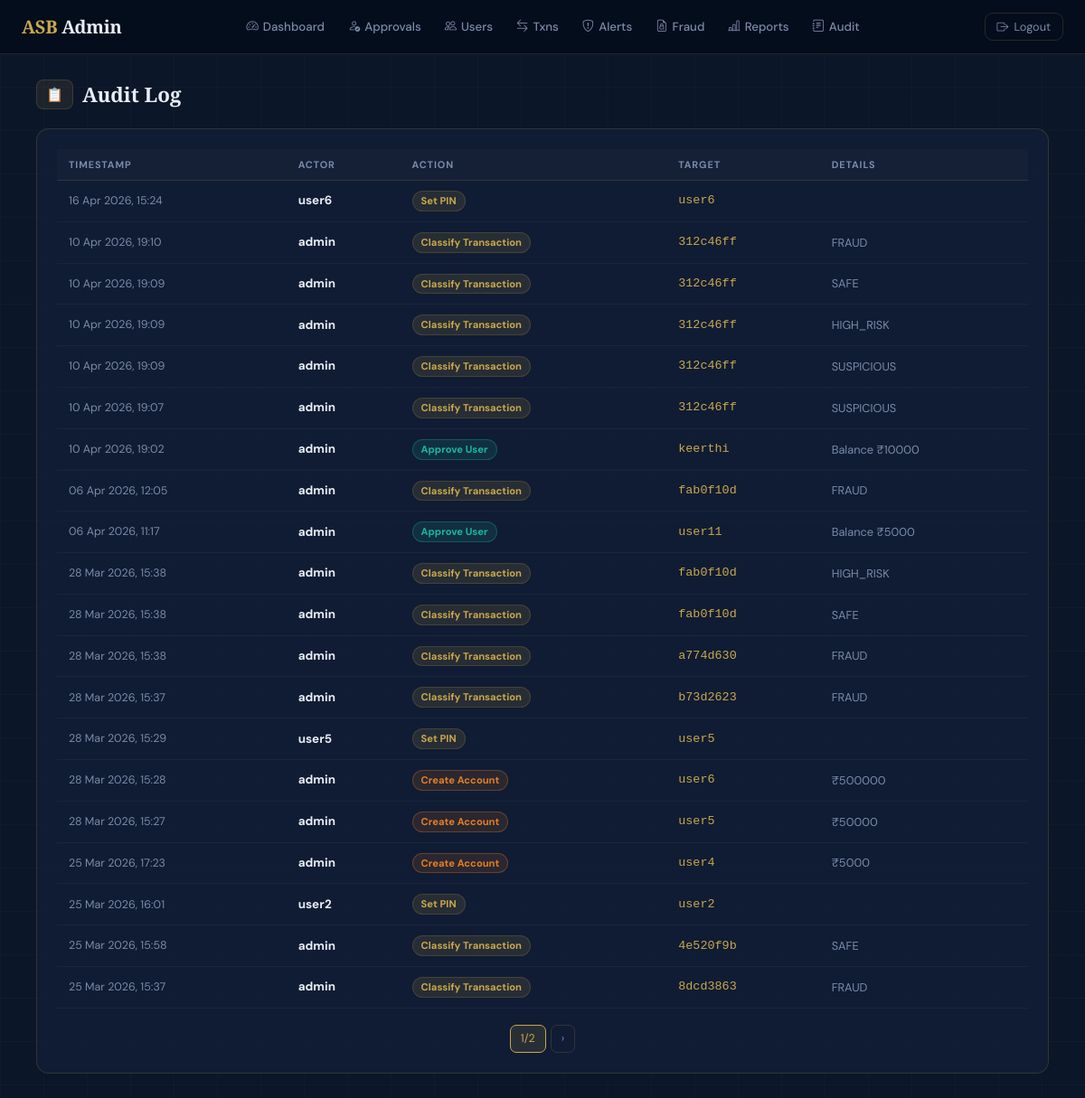
/control/audit-log/ (signed in), run on the app's committed database.
### accounts/models.py (models this page shows, shortened)
class AuditLog(models.Model):
    actor     = models.ForeignKey(User, on_delete=models.SET_NULL, null=True, related_name='audit_actions')
    action    = models.CharField(max_length=255)
    target    = models.CharField(max_length=255, blank=True)
    details   = models.TextField(blank=True)
    timestamp = models.DateTimeField(auto_now_add=True)
    class Meta:
        ordering = ['-timestamp']

### accounts/views.py (the view)
# urls.py: path('control/audit-log/',                     views.audit_log_view, name='audit_log'),
@login_required
@user_passes_test(is_admin)
def audit_log_view(request):
    qs   = AuditLog.objects.all()
    page = Paginator(qs, 20).get_page(request.GET.get('page'))
    return render(request, 'admin/audit_log.html', {'logs': page})

### accounts/views.py (called while the page is built)
def is_admin(u): return u.is_staff

### templates/admin/audit_log.html
{% extends "base.html" %}{% block content %}
<div class="page-title"><span class="pill">📋</span> Audit Log</div>
<div class="asb-card fu">
  <table class="asb-table">
    <thead><tr><th>Timestamp</th><th>Actor</th><th>Action</th><th>Target</th><th>Details</th></tr></thead>
    <tbody>
    {% for log in logs %}
    <tr>
      <td style="font-size:.78rem;color:var(--muted);white-space:nowrap;">{{ log.timestamp|date:"d M Y, H:i" }}</td>
      <td style="font-weight:700;font-size:.84rem;">{{ log.actor }}</td>
      <td>
        <span class="bdg {% if 'Block' in log.action %}bdg-danger{% elif 'Unblock' in log.action or 'Approve' in log.action %}bdg-ok{% elif 'Reject' in log.action %}bdg-warn{% elif 'Create' in log.action %}bdg-med{% else %}bdg-pending{% endif %}">
          {{ log.action }}
        </span>
      </td>
      <td style="font-size:.84rem;font-family:monospace;color:var(--gold);">{{ log.target }}</td>
      <td style="font-size:.8rem;color:var(--muted);">{{ log.details|truncatechars:80 }}</td>
    </tr>
    {% empty %}
    <tr><td colspan="5" style="text-align:center;color:var(--muted);padding:30px;">No audit records yet.</td></tr>
    {% endfor %}
    </tbody>
  </table>
  <div class="pag">{% with logs as p %}{% if p.has_previous %}<a href="?page={{ p.previous_page_number }}">‹</a>{% endif %}<span class="current">{{ p.number }}/{{ p.paginator.num_pages }}</span>{% if p.has_next %}<a href="?page={{ p.next_page_number }}">›</a>{% endif %}{% endwith %}</div>
</div>
{% endblock %}

### templates/base.html (shortened to what this page needs)
{% load static %}<!DOCTYPE html>
<html lang="en">
<head>
<link href="https://cdn.jsdelivr.net/npm/bootstrap@5.3.2/dist/css/bootstrap.min.css" rel="stylesheet">
<link href="https://cdn.jsdelivr.net/npm/bootstrap-icons@1.11.3/font/bootstrap-icons.min.css" rel="stylesheet">
</head>
<body>
{% if user.is_authenticated %}
  {% if user.is_staff %}{% include "admin/navbar.html" %}{% else %}{% include "user/navbar.html" %}{% endif %}
{% endif %}
<div class="page-wrap">
{% block content %}{% endblock %}
</div>
</body></html>

### templates/admin/navbar.html
<nav class="asb-nav">
  <a href="{% url 'admin_dashboard' %}" class="brand">ASB <span>Admin</span></a>
  <div class="nav-links d-flex gap-1" style="font-size:.8rem;">
    <a href="{% url 'admin_dashboard' %}"><i class="bi bi-speedometer2"></i> Dashboard</a>
    <a href="{% url 'pending_users' %}"><i class="bi bi-person-check"></i> Approvals</a>
    <a href="{% url 'manage_users' %}"><i class="bi bi-people"></i> Users</a>
    <a href="{% url 'all_transactions' %}"><i class="bi bi-arrow-left-right"></i> Txns</a>
    <a href="{% url 'fraud_alerts' %}"><i class="bi bi-shield-exclamation"></i> Alerts</a>
    <a href="{% url 'fraud_history' %}"><i class="bi bi-file-earmark-lock"></i> Fraud</a>
    <a href="{% url 'reports' %}"><i class="bi bi-bar-chart-line"></i> Reports</a>
    <a href="{% url 'audit_log' %}"><i class="bi bi-journal-text"></i> Audit</a>
  </div>
  <a href="{% url 'logout' %}" class="btn-outline" style="padding:5px 13px;font-size:.8rem;"><i class="bi bi-box-arrow-right"></i> Logout</a>
</nav>

### templates/base.html (style rules this page uses)
:root { --navy:#0B1629;--navy2:#111E35;--navy3:#172540; --gold:#C9A84C;--gold2:#E8C46A; --teal:#19B8A0;--red:#E05252;--orange:#E67E22; --text:#E8EDF5;--muted:#7A8BAA; --border:rgba(201,168,76,.18); --card:rgba(17,30,53,.96); --radius:14px;--shadow:0 8px 32px rgba(0,0,0,.35); }
* { box-sizing:border-box; }
body { background:var(--navy); color:var(--text); font-family:'DM Sans',sans-serif; font-size:15px; min-height:100vh; }
body::before { content:'';position:fixed;inset:0; background-image: linear-gradient(rgba(201,168,76,.03) 1px,transparent 1px), linear-gradient(90deg,rgba(201,168,76,.03) 1px,transparent 1px); background-size:48px 48px; pointer-events:none;z-index:0; }
h1,h2,h3,h4,h5,.brand,.page-title,.balance-num { font-family:'Playfair Display',serif; }
.asb-nav { background:rgba(5,14,28,.97); border-bottom:1px solid var(--border); padding:0 1.5rem;height:60px; display:flex;align-items:center;justify-content:space-between; position:sticky;top:0;z-index:1000; backdrop-filter:blur(12px); }
.asb-nav .brand { color:var(--gold);font-weight:700;font-size:1.25rem; text-decoration:none;letter-spacing:-.3px; font-family:'Playfair Display',serif; }
.asb-nav .brand span { color:var(--text); }
.nav-links a { color:var(--muted);text-decoration:none;font-size:.83rem; padding:5px 11px;border-radius:7px;transition:.18s; display:inline-flex;align-items:center;gap:5px; font-family:'DM Sans',sans-serif;font-weight:500; }
.page-wrap { max-width:1160px;margin:0 auto;padding:28px 20px;position:relative;z-index:1; }
.asb-card { background:var(--card); border:1px solid var(--border); border-radius:var(--radius); padding:22px; transition:.2s; }
.btn-outline { background:transparent;border:1px solid var(--border); color:var(--muted);padding:9px 18px;border-radius:9px; font-size:.875rem;cursor:pointer;transition:.2s; text-decoration:none;display:inline-flex;align-items:center;gap:6px; font-family:'DM Sans',sans-serif; }
.bdg { padding:2px 9px;border-radius:20px;font-size:.7rem;font-weight:700;display:inline-block; }
.bdg-med { background:rgba(230,126,34,.12);color:var(--orange);border:1px solid rgba(230,126,34,.3); }
.bdg-ok { background:rgba(25,184,160,.12);color:var(--teal); border:1px solid rgba(25,184,160,.3); }
.bdg-pending { background:rgba(201,168,76,.12);color:var(--gold); border:1px solid var(--border); }
.asb-table { width:100%;border-collapse:collapse; }
.asb-table th { font-size:.68rem;font-weight:700;text-transform:uppercase; letter-spacing:.08em;color:var(--muted); padding:9px 13px;border-bottom:1px solid var(--border); background:rgba(255,255,255,.02);font-family:'DM Sans',sans-serif; }
.asb-table td { padding:11px 13px;font-size:.875rem;border-bottom:1px solid rgba(255,255,255,.04);vertical-align:middle; }
.page-title { font-size:1.4rem;font-weight:700;color:var(--text); margin-bottom:20px;display:flex;align-items:center;gap:10px; font-family:'Playfair Display',serif; }
.pill { background:rgba(201,168,76,.1);border:1px solid var(--border); border-radius:8px;padding:4px 10px;font-size:.95rem; }
.pag { display:flex;gap:5px;justify-content:center;margin-top:18px; }
.pag a,.pag span { padding:5px 11px;border-radius:7px;font-size:.78rem;border:1px solid var(--border);color:var(--muted);text-decoration:none;transition:.15s; }
.pag span.current { background:rgba(201,168,76,.12);color:var(--gold);border-color:var(--gold); }
.fu { animation:fadeUp .35s ease both; }

### data on the page
AuditLog: timestamp "16 Apr 2026, 15:24", actor "user6", action "Set PIN", target "user6"
AuditLog: timestamp "10 Apr 2026, 19:10", actor "admin", action "Classify Transaction", target "312c46ff", details "FRAUD"
AuditLog: timestamp "10 Apr 2026, 19:09", actor "admin", action "Classify Transaction", target "312c46ff", details "SAFE"
AuditLog: timestamp "10 Apr 2026, 19:09", actor "admin", action "Classify Transaction", target "312c46ff", details "HIGH_RISK"
AuditLog: timestamp "10 Apr 2026, 19:09", actor "admin", action "Classify Transaction", target "312c46ff", details "SUSPICIOUS"
AuditLog: timestamp "10 Apr 2026, 19:07", actor "admin", action "Classify Transaction", target "312c46ff", details "SUSPICIOUS"
AuditLog: timestamp "10 Apr 2026, 19:02", actor "admin", action "Approve User", target "keerthi", details "Balance ₹10000"
AuditLog: timestamp "06 Apr 2026, 12:05", actor "admin", action "Classify Transaction", target "fab0f10d", details "FRAUD"
AuditLog: timestamp "06 Apr 2026, 11:17", actor "admin", action "Approve User", target "user11", details "Balance ₹5000"
AuditLog: timestamp "28 Mar 2026, 15:38", actor "admin", action "Classify Transaction", target "fab0f10d", details "HIGH_RISK"
AuditLog: timestamp "28 Mar 2026, 15:38", actor "admin", action "Classify Transaction", target "fab0f10d", details "SAFE"
AuditLog: timestamp "28 Mar 2026, 15:38", actor "admin", action "Classify Transaction", target "a774d630", details "FRAUD"
AuditLog: timestamp "28 Mar 2026, 15:37", actor "admin", action "Classify Transaction", target "b73d2623", details "FRAUD"
AuditLog: timestamp "28 Mar 2026, 15:29", actor "user5", action "Set PIN", target "user5"
AuditLog: timestamp "28 Mar 2026, 15:28", actor "admin", action "Create Account", target "user6", details "₹500000"
AuditLog: timestamp "28 Mar 2026, 15:27", actor "admin", action "Create Account", target "user5", details "₹50000"
AuditLog: timestamp "25 Mar 2026, 17:23", actor "admin", action "Create Account", target "user4", details "₹5000"
AuditLog: timestamp "25 Mar 2026, 16:01", actor "user2", action "Set PIN", target "user2"
AuditLog: timestamp "25 Mar 2026, 15:58", actor "admin", action "Classify Transaction", target "4e520f9b", details "SAFE"
AuditLog: timestamp "25 Mar 2026, 15:37", actor "admin", action "Classify Transaction", target "8dcd3863", details "FRAUD"

### other printed values
{{ p.number }} "1"
{{ p.paginator.num_pages }} "2"
